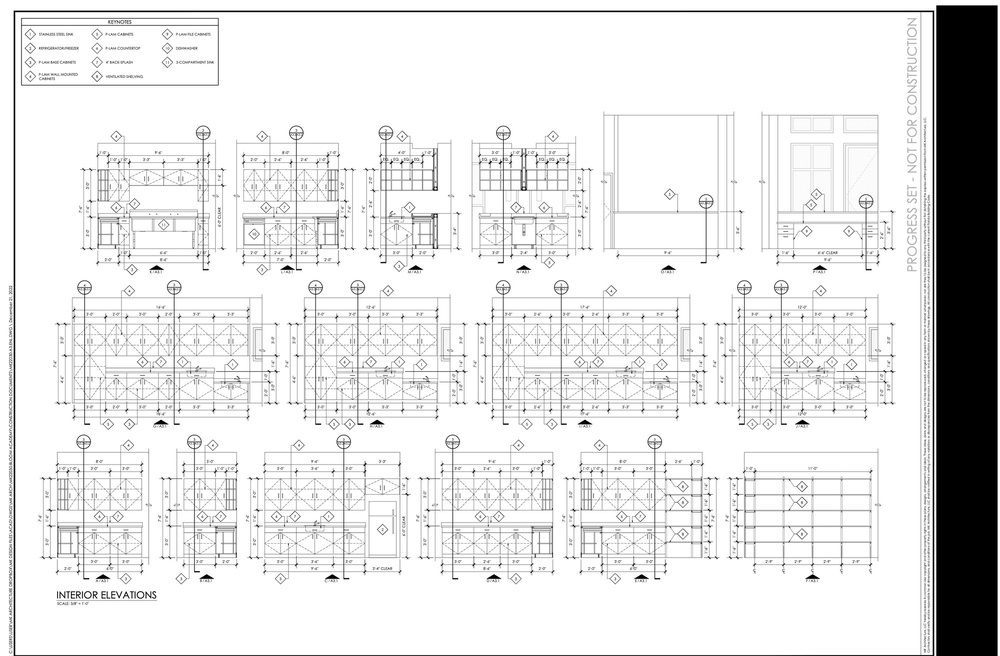
#> input picture data/floor_plan.jpg, 1000 x 656 px, shrunk from 2000 x 1313 before the run
$ python feature_matching.py --template ../data/floor_plan.jpg --image ../data/floor_plan.jpg
#> lines starting #> are read from the running program, lines starting #| are printed output that depends on the picture
#> in main, template is the input picture: shape (656, 1000, 3); min 0, max 255, mean 227.3
"""
Just experimenting with keypoints matching
For now results are not very promising
"""

import argparse
import numpy as np
import cv2

MIN_MATCH_COUNT = 10


def match_by_features(image, template):
    """
    Function that applies SIFT detector on input
    images to extract keypoints. Then, FlannBasedMatcher tries
    to match features from both images and find similarities

    :param image (np.array): Input image
    :param template (np.array): Input template
    :return: img3 (np.array), resulting image with keypoints matching visualized
    """
    # Initiate SIFT detector
    sift = cv2.SIFT_create()
    # find the keypoints and descriptors with SIFT
    kp1, des1 = sift.detectAndCompute(image, None)
#> kp1 = 3458 keypoints; strongest (x, y, size): (416, 268, 3.7), (524, 268, 3.7), (287, 268, 3.6), (820, 268, 3.6)
    kp2, des2 = sift.detectAndCompute(template, None)
#> kp2 has the same summary as kp1
    FLANN_INDEX_KDTREE = 1
    index_params = dict(algorithm=FLANN_INDEX_KDTREE, trees=5)
    search_params = dict(checks=500)
    flann = cv2.FlannBasedMatcher(index_params, search_params)
    matches = flann.knnMatch(des1, des2, k=2)
#> matches = 3458 matches
    # store all the good matches as per Lowe's ratio test.
    good = []
    for m, n in matches:
        if m.distance < 0.8 * n.distance:
            good.append(m)
#> after the loop, good = 3458 matches
    if len(good) > MIN_MATCH_COUNT:
        src_pts = np.float32([kp1[m.queryIdx].pt for m in good]).reshape(-1, 1, 2)
        dst_pts = np.float32([kp2[m.trainIdx].pt for m in good]).reshape(-1, 1, 2)
        M, mask = cv2.findHomography(src_pts, dst_pts, cv2.RANSAC, 15.0)
#> M = [[1, -2.02e-15, 2.17e-12], [-3.7e-15, 1, 1.73e-12], [-1.08e-17, -6.11e-18, 1]]; mask = 3458 values from 1 to 1
        matchesMask = mask.ravel().tolist()
#> matchesMask = 3458 values from 1 to 1
        h, w = image.shape
#> h = 656; w = 1000
        pts = np.float32([[0, 0], [0, h - 1], [w - 1, h - 1], [w - 1, 0]]).reshape(
            -1, 1, 2
        )
#> pts = [[0, 0], [0, 655], [999, 655], [999, 0]]
        dst = cv2.perspectiveTransform(pts, M)
#> dst = [[2.17e-12, 1.73e-12], [8.52e-13, 655], [999, 655], [999, -1.97e-12]]
        image = cv2.polylines(image, [np.int32(dst)], True, 255, 3, cv2.LINE_AA)
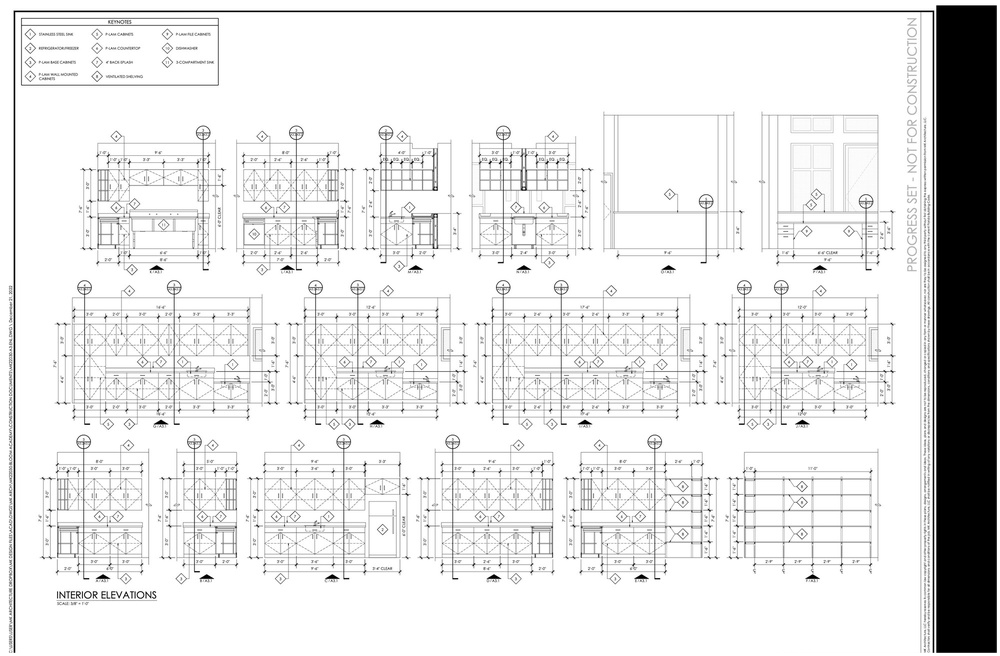
#> image: shape (656, 1000); min 0, max 255, mean 227.9
    else:
        print("Not enough matches are found - {}/{}".format(len(good), MIN_MATCH_COUNT))
        matchesMask = None
    draw_params = dict(
        matchColor=(0, 255, 0),  # draw matches in green color
        singlePointColor=None,
        matchesMask=matchesMask,  # draw only inliers
        flags=2,
    )
#> draw_params = 4 items
    img3 = cv2.drawMatches(image, kp1, template, kp2, good, None, **draw_params)
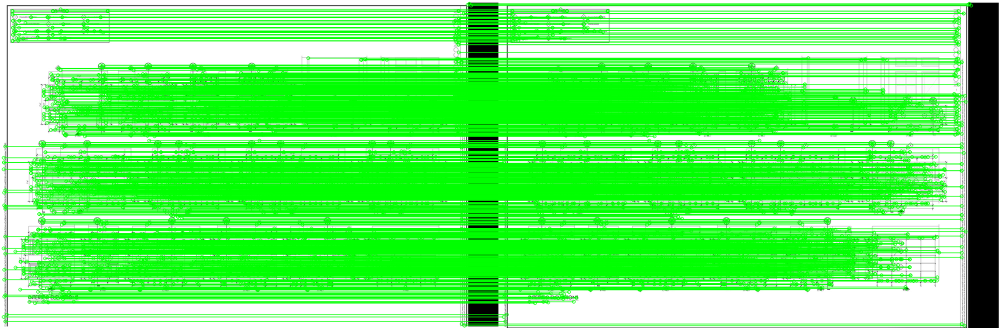
#> img3: shape (656, 2000, 3) (shown at 1/2 size); mean of channels 0, 1, 2 98.9, 241.5, 98.9; drawn as B, G, R
    return img3


def main(args):
    template = cv2.imread(args["template"])
    image = cv2.imread(args["image"])

    image = cv2.cvtColor(image, cv2.COLOR_BGR2GRAY)
    template = cv2.cvtColor(template, cv2.COLOR_BGR2GRAY)

    vis_image = match_by_features(image, template)

    cv2.imshow("Result", vis_image)
    cv2.waitKey(0)


if __name__ == "__main__":
    # construct the argument parser and parse the arguments
    parser = argparse.ArgumentParser()
    parser = argparse.ArgumentParser()
    parser.add_argument(
        "-t", "--template", required=True, help="Path to template image"
    )
    parser.add_argument(
        "-i",
        "--image",
        required=True,
        help="Path to image where template will be matched",
    )
    args = vars(parser.parse_args())
    main(args)
